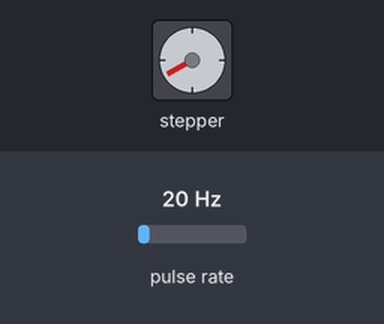
This sketch was run on a simulated Arduino Mega 2560, built with avr-gcc and run on an emulated ATmega2560. Parts: stepper motor. Wiring (inferred from the names in the program): pulse sensor: data pin 3. The test bench sets the inputs (shaded band); at power-on: pulse rate 20 Hz. Stepper angles assume 180 steps per turn; what the sketch prints to the serial monitor is not drawn.

Above: at 6.0 s.
Timing chart, 0 to 7.5 s (numbered marks = the images above):
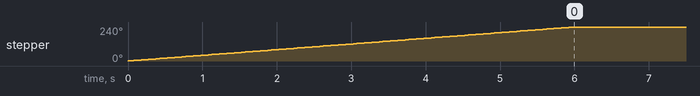

The sketch:

rolling03.ino
```cpp
#include <Stepper.h>
int PinA1 = 22;
int PinA2 = 24;
int PinA3 = 26;
int PinA4 = 28;
int _step = 0;
int motorSpeed = 75;

#define Sensorpin A0
#define Pulseinpin 3
#define Sensorlimit 750
#define SensorLedPin 13
int motordelay = 200 ;
unsigned long duration;


// change this to the number of steps on your motor
#define STEPS 180
#define RUNSTEPS 200
// create an instance of the stepper class, specifying
// the number of steps of the motor and the pins it's
// attached to
Stepper stepper1(STEPS, PinA1, PinA2, PinA3,PinA4);

// the previous reading from the analog input
int previous = 0;
void initall()
{

  Serial.begin(9600);
  Serial.println("program start here ");

    pinMode(Pulseinpin,INPUT) ;
   //  pinMode(SensorLedPin,OUTPUT) ;
    stepper1.setSpeed(motorSpeed);
}


void setup()
{

  // set the speed of the motor to 30 RPMs
    initall();
  test() ;
  delay(200);
}

void loop()
{
  // get the sensor value


}

void test()
{
    runmotor1(120);

}

void runmotor1(int runsteps)
{
  unsigned long duration;
  int counts = 0 ;
   int sensorValue  ;
  while (counts < runsteps)
  {
       stepper1.step(1) ;
        //  delayMicroseconds(motordelay);
        //  sensorValue= digitalRead(Pulseinpin);
        duration = pulseIn(Pulseinpin, HIGH);
         counts ++ ;
               Serial.print(duration);
          Serial.print(",");
  }
     Serial.print("\n");
   Serial.print("\n");
   Serial.print("run 160 and sum = ");
   Serial.print(counts);

   Serial.print("\n");
}
```
